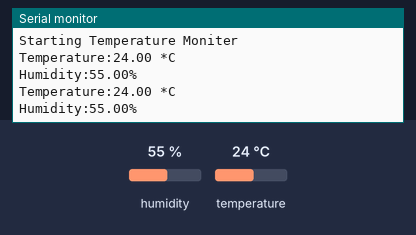
Simulated run of this sketch. Board: Arduino Uno, built with avr-gcc and run on an emulated ATmega328P. Parts: the last lines printed to the serial monitor. The test bench sets the inputs (shaded band); at power-on: humidity 55 %, temperature 24 °C.

Above: at 10.8 s.
10.9 s: humidity set to 22 %
At 16.1 s:
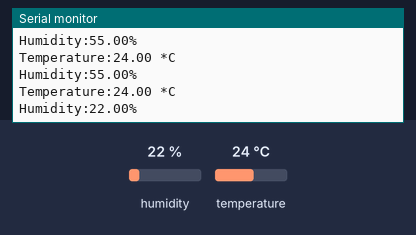
18.4 s: temperature set to 12 °C
At 20.8 s:
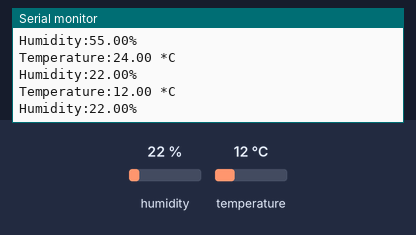
25.9 s: humidity set to 40 %
At 31.4 s:
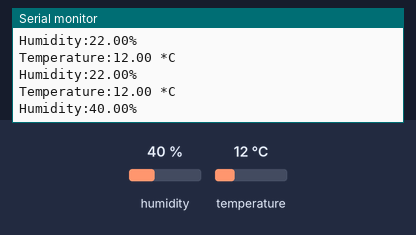
Timing chart, 0 to 32.9 s (numbered marks = the images above; inputs shaded):
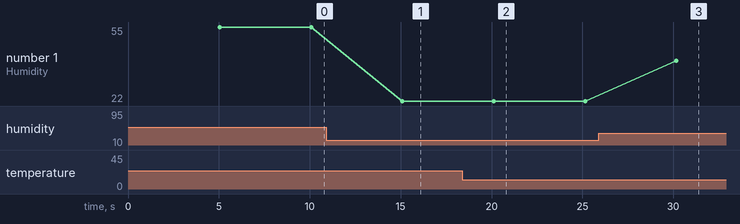

Measured:
- after the input at 10.9 s, the serial monitor: prints a new line after 4.2 s (image 1)
- after the input at 18.4 s, the serial monitor: prints a new line after 1.7 s (image 2)
- after the input at 25.9 s, the serial monitor: prints a new line after 4.3 s (image 3)
- plotted number 1: 55 → 22 after the input at 10.9 s, 22 → 40 after the input at 25.9 s

The sketch:

Arduino_Project_No7_DHT11_Temperature_Integrated_Sensor.ino
```cpp
#include "DHT.h"

#define DHTPIN 2

#define DHTTYPE DHT11

DHT dht(DHTPIN, DHTTYPE);

void setup() {

  Serial.begin(9600);

  while (!Serial) { }
  Serial.println("Starting Temperature Moniter");
  dht.begin();

}

void loop() {
  delay(5000);

  float t = dht.readTemperature();
  float h = dht.readHumidity();


  Serial.print("Temperature:");
  Serial.print(t);
  Serial.println(" *C");
  Serial.print("Humidity:");
  Serial.print(h);
  Serial.println("%");


}
```
